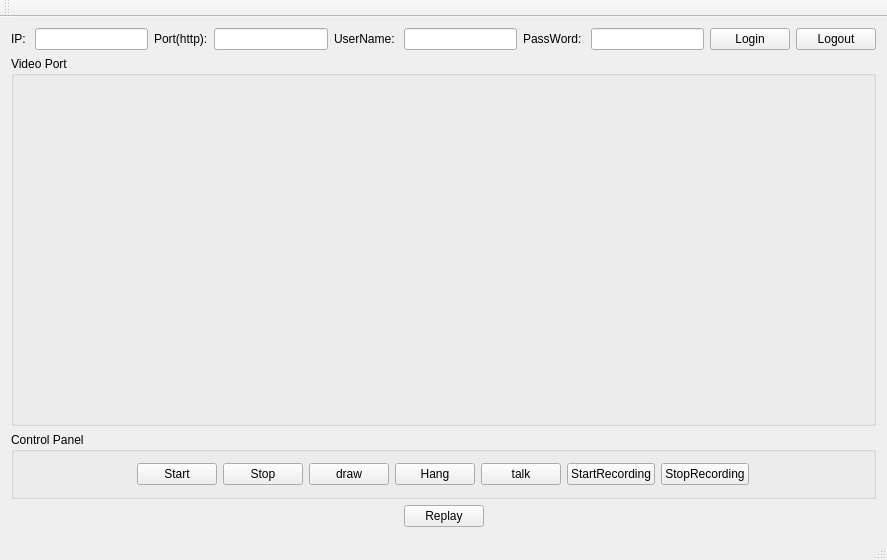
<?xml version="1.0" encoding="UTF-8"?>
<ui version="4.0">
 <class>QtRealPlayDemoClass</class>
 <widget class="QMainWindow" name="QtRealPlayDemoClass">
  <property name="geometry">
   <rect>
    <x>0</x>
    <y>0</y>
    <width>887</width>
    <height>560</height>
   </rect>
  </property>
  <property name="windowTitle">
   <string>QtRealPlayDemo</string>
  </property>
  <widget class="QWidget" name="centralWidget">
   <layout class="QGridLayout" name="gridLayout">
    <item row="0" column="0">
     <layout class="QVBoxLayout" name="verticalLayout">
      <item>
       <layout class="QHBoxLayout" name="horizontalLayout">
        <item>
         <widget class="QLabel" name="label">
          <property name="text">
           <string>IP: </string>
          </property>
         </widget>
        </item>
        <item>
         <widget class="QLineEdit" name="IPBox"/>
        </item>
        <item>
         <widget class="QLabel" name="label_2">
          <property name="text">
           <string>Port(http):</string>
          </property>
         </widget>
        </item>
        <item>
         <widget class="QLineEdit" name="PortBox"/>
        </item>
        <item>
         <widget class="QLabel" name="label_3">
          <property name="text">
           <string>UserName: </string>
          </property>
         </widget>
        </item>
        <item>
         <widget class="QLineEdit" name="UserNameBox"/>
        </item>
        <item>
         <widget class="QLabel" name="label_4">
          <property name="text">
           <string>PassWord: </string>
          </property>
         </widget>
        </item>
        <item>
         <widget class="QLineEdit" name="PassWordBox"/>
        </item>
        <item>
         <widget class="QPushButton" name="LoginButton">
          <property name="text">
           <string>Login</string>
          </property>
         </widget>
        </item>
        <item>
         <widget class="QPushButton" name="LogoutButton">
          <property name="text">
           <string>Logout</string>
          </property>
         </widget>
        </item>
       </layout>
      </item>
      <item>
       <widget class="QGroupBox" name="groupBox">
        <property name="sizePolicy">
         <sizepolicy hsizetype="Expanding" vsizetype="Expanding">
          <horstretch>0</horstretch>
          <verstretch>0</verstretch>
         </sizepolicy>
        </property>
        <property name="title">
         <string>Video Port</string>
        </property>
        <layout class="QGridLayout" name="gridLayout_3">
         <item row="0" column="0">
          <widget class="QWidget" name="Viewer" native="true"/>
         </item>
        </layout>
       </widget>
      </item>
      <item>
       <widget class="QGroupBox" name="groupBox_2">
        <property name="sizePolicy">
         <sizepolicy hsizetype="Preferred" vsizetype="Fixed">
          <horstretch>0</horstretch>
          <verstretch>0</verstretch>
         </sizepolicy>
        </property>
        <property name="minimumSize">
         <size>
          <width>0</width>
          <height>50</height>
         </size>
        </property>
        <property name="title">
         <string>Control Panel</string>
        </property>
        <layout class="QGridLayout" name="gridLayout_2">
         <item row="0" column="1">
          <layout class="QHBoxLayout" name="horizontalLayout_2">
           <item>
            <widget class="QPushButton" name="StartButton">
             <property name="text">
              <string>Start</string>
             </property>
            </widget>
           </item>
           <item>
            <spacer name="horizontalSpacer">
             <property name="orientation">
              <enum>Qt::Horizontal</enum>
             </property>
             <property name="sizeHint" stdset="0">
              <size>
               <width>40</width>
               <height>20</height>
              </size>
             </property>
            </spacer>
           </item>
           <item>
            <widget class="QPushButton" name="StopButton">
             <property name="text">
              <string>Stop</string>
             </property>
            </widget>
           </item>
           <item>
            <spacer name="horizontalSpacer_4">
             <property name="orientation">
              <enum>Qt::Horizontal</enum>
             </property>
             <property name="sizeHint" stdset="0">
              <size>
               <width>40</width>
               <height>20</height>
              </size>
             </property>
            </spacer>
           </item>
           <item>
            <widget class="QPushButton" name="drawButton">
             <property name="text">
              <string>draw</string>
             </property>
            </widget>
           </item>
           <item>
            <spacer name="horizontalSpacer_5">
             <property name="orientation">
              <enum>Qt::Horizontal</enum>
             </property>
             <property name="sizeHint" stdset="0">
              <size>
               <width>40</width>
               <height>20</height>
              </size>
             </property>
            </spacer>
           </item>
           <item>
            <widget class="QPushButton" name="hangButton">
             <property name="text">
              <string>Hang</string>
             </property>
            </widget>
           </item>
           <item>
            <spacer name="horizontalSpacer_6">
             <property name="orientation">
              <enum>Qt::Horizontal</enum>
             </property>
             <property name="sizeHint" stdset="0">
              <size>
               <width>40</width>
               <height>20</height>
              </size>
             </property>
            </spacer>
           </item>
           <item>
            <widget class="QPushButton" name="talkButton">
             <property name="text">
              <string>talk</string>
             </property>
            </widget>
           </item>
           <item>
            <widget class="QPushButton" name="RecButton">
             <property name="text">
              <string>StartRecording</string>
             </property>
            </widget>
           </item>
           <item>
            <widget class="QPushButton" name="unRecBtn">
             <property name="text">
              <string>StopRecording</string>
             </property>
            </widget>
           </item>
          </layout>
         </item>
         <item row="0" column="2">
          <spacer name="horizontalSpacer_2">
           <property name="orientation">
            <enum>Qt::Horizontal</enum>
           </property>
           <property name="sizeHint" stdset="0">
            <size>
             <width>275</width>
             <height>20</height>
            </size>
           </property>
          </spacer>
         </item>
         <item row="0" column="0">
          <spacer name="horizontalSpacer_3">
           <property name="orientation">
            <enum>Qt::Horizontal</enum>
           </property>
           <property name="sizeHint" stdset="0">
            <size>
             <width>275</width>
             <height>20</height>
            </size>
           </property>
          </spacer>
         </item>
        </layout>
       </widget>
      </item>
     </layout>
    </item>
    <item row="1" column="0">
     <layout class="QVBoxLayout" name="verticalLayout_2">
      <item>
       <layout class="QHBoxLayout" name="horizontalLayout_3">
        <item>
         <spacer name="horizontalSpacer_7">
          <property name="orientation">
           <enum>Qt::Horizontal</enum>
          </property>
          <property name="sizeHint" stdset="0">
           <size>
            <width>40</width>
            <height>20</height>
           </size>
          </property>
         </spacer>
        </item>
        <item>
         <widget class="QPushButton" name="ReplayBtn">
          <property name="text">
           <string>Replay</string>
          </property>
         </widget>
        </item>
        <item>
         <spacer name="horizontalSpacer_8">
          <property name="orientation">
           <enum>Qt::Horizontal</enum>
          </property>
          <property name="sizeHint" stdset="0">
           <size>
            <width>40</width>
            <height>20</height>
           </size>
          </property>
         </spacer>
        </item>
       </layout>
      </item>
     </layout>
    </item>
   </layout>
  </widget>
  <widget class="QMenuBar" name="menuBar">
   <property name="geometry">
    <rect>
     <x>0</x>
     <y>0</y>
     <width>887</width>
     <height>23</height>
    </rect>
   </property>
  </widget>
  <widget class="QToolBar" name="mainToolBar">
   <attribute name="toolBarArea">
    <enum>TopToolBarArea</enum>
   </attribute>
   <attribute name="toolBarBreak">
    <bool>false</bool>
   </attribute>
  </widget>
  <widget class="QStatusBar" name="statusBar"/>
 </widget>
 <layoutdefault spacing="6" margin="11"/>
 <resources>
  <include location="qtrealplaydemo.qrc"/>
 </resources>
 <connections/>
</ui>
